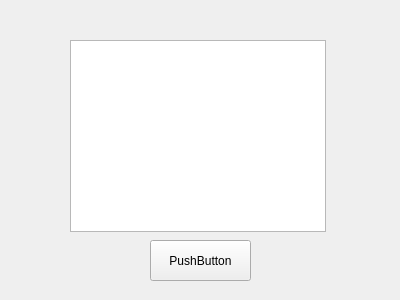
<?xml version="1.0" encoding="UTF-8"?>
<ui version="4.0">
 <class>Form</class>
 <widget class="QWidget" name="Form">
  <property name="geometry">
   <rect>
    <x>0</x>
    <y>0</y>
    <width>400</width>
    <height>300</height>
   </rect>
  </property>
  <property name="windowTitle">
   <string>Form</string>
  </property>
  <widget class="QPushButton" name="pushButton">
   <property name="geometry">
    <rect>
     <x>150</x>
     <y>240</y>
     <width>101</width>
     <height>41</height>
    </rect>
   </property>
   <property name="text">
    <string>PushButton</string>
   </property>
  </widget>
  <widget class="QGraphicsView" name="graphicsView">
   <property name="geometry">
    <rect>
     <x>70</x>
     <y>40</y>
     <width>256</width>
     <height>192</height>
    </rect>
   </property>
  </widget>
 </widget>
 <resources/>
 <connections/>
</ui>
